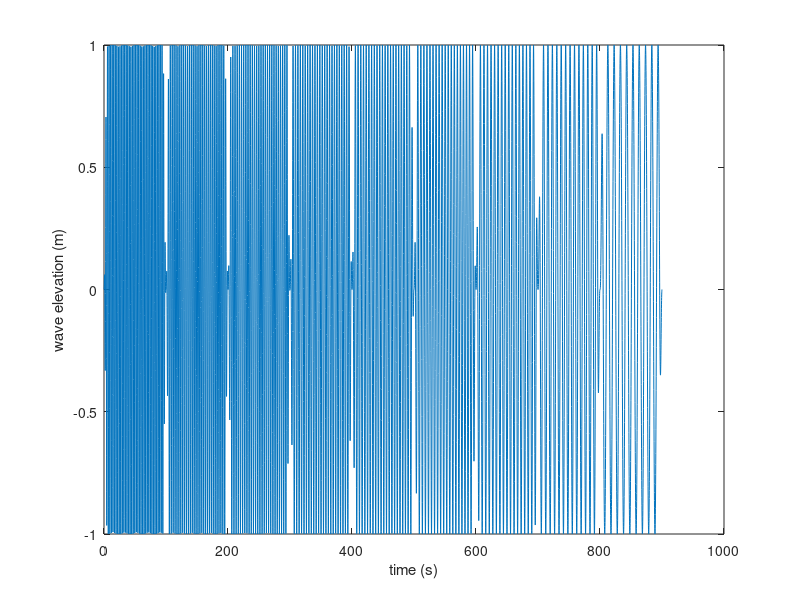

Here is the MATLAB script that generated this plot:
clear all
close all
clc

natFreqs = [0.3979    0.3247    0.2865    0.2546    0.2292    0.2037    0.1751    0.1401    0.0987]; % from impedanceAnalysis.m

% create 100 s regular wave 
t = 0:0.1:100;
A = 1;

for ii = 1:length(natFreqs)

    f = natFreqs(ii);
    waveElevIndiv = sin(2*pi*f*t);
    if ii == 1
        wRamp = tukeywin(length(waveElevIndiv),0.1);
        waveElev(1+(length(t)*(ii-1)):ii*length(t)) = waveElevIndiv;
        waveElevRamp(1+(length(t)*(ii-1)):ii*length(t)) = wRamp'.*waveElevIndiv;
        tFull(1+(length(t)*(ii-1)):ii*length(t)) = t;
    else
        wRamp = tukeywin(length(waveElevIndiv(2:end)),0.1);
        waveElev(1+((length(t)-1)*(ii-1)):ii*(length(t)-1)) = waveElevIndiv(2:end);
        waveElevRamp(1+((length(t)-1)*(ii-1)):ii*(length(t)-1)) = wRamp'.*waveElevIndiv(2:end);
        tFull(1+((length(t)-1)*(ii-1)):ii*(length(t)-1)) = t(2:end) + max(t)*(ii-1);
    end
end

figure()
plot(tFull, waveElevRamp)
xlabel('time (s)')
ylabel('wave elevation (m)')

waveElevVec = [tFull', waveElevRamp'];
save 'elevationData.mat' waveElevVec